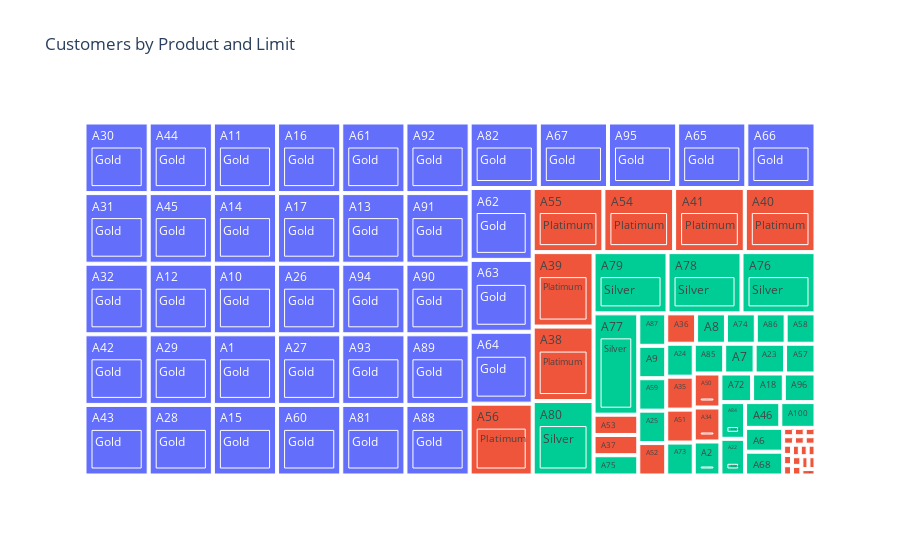

Notebook source saved alongside this figure:
### Markdown cell above
6.3 Checking Customers by Product and Limit

### Code cell
# Configure matplotlib font
font = {'family' : 'normal',
        'weight' : 'bold',
        'size'   : 12}
matplotlib.rc('font', **font)

# Preparing the data and visualization
pivot = spend_df.pivot_table(index=["Customer", "Product"], columns=[], values=["Limit"], aggfunc="mean").reset_index()
fig = px.treemap(
    pivot,
    path=["Customer", "Product"],
    values="Limit",
    color="Product",
    title="Customers by Product and Limit"
)

fig

### Figure 1 — Plotly figure (JSON) as saved in the notebook; plotly's stock layout.template omitted (floating-point values rounded to 4 significant figures; data arrays with more than 128 entries replaced by an {"elided": "..."} marker saying what was removed)
{"data": [{"branchvalues": "total", "customdata": {"elided": "200x1 str values"}, "domain": {"x": [0, 1], "y": [0, 1]}, "hovertemplate": "labels=%{label}<br>Limit=%{value}<br>parent=%{parent}<br>id=%{id}<br>Product=%{customdata[0]}<extra></extra>", "ids": {"elided": "200 str values"}, "labels": {"elided": "200 str values"}, "marker": {"colors": {"elided": "200 str values"}}, "name": "", "parents": {"elided": "200 str values"}, "type": "treemap", "values": {"elided": "200 float values"}}], "layout": {"legend": {"tracegroupgap": 0}, "title": {"text": "Customers by Product and Limit"}}}
